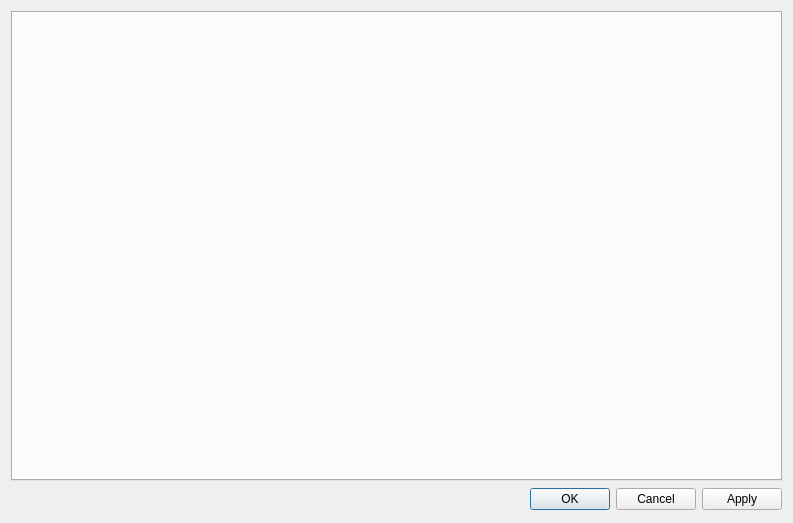
<?xml version="1.0" encoding="UTF-8"?>
<ui version="4.0">
 <class>ServerSettingsDialog</class>
 <widget class="QDialog" name="ServerSettingsDialog">
  <property name="geometry">
   <rect>
    <x>0</x>
    <y>0</y>
    <width>793</width>
    <height>523</height>
   </rect>
  </property>
  <layout class="QVBoxLayout" name="verticalLayout">
   <item>
    <widget class="QTabWidget" name="tabWidget"/>
   </item>
   <item>
    <widget class="QDialogButtonBox" name="buttonBox">
     <property name="minimumSize">
      <size>
       <width>0</width>
       <height>25</height>
      </size>
     </property>
     <property name="standardButtons">
      <set>QDialogButtonBox::Apply|QDialogButtonBox::Cancel|QDialogButtonBox::Ok</set>
     </property>
    </widget>
   </item>
  </layout>
 </widget>
 <tabstops>
  <tabstop>buttonBox</tabstop>
 </tabstops>
 <resources/>
 <connections/>
 <slots>
  <slot>buttonClicked(QAbstractButton*)</slot>
  <slot>addClicked()</slot>
  <slot>removeClicked()</slot>
 </slots>
</ui>
